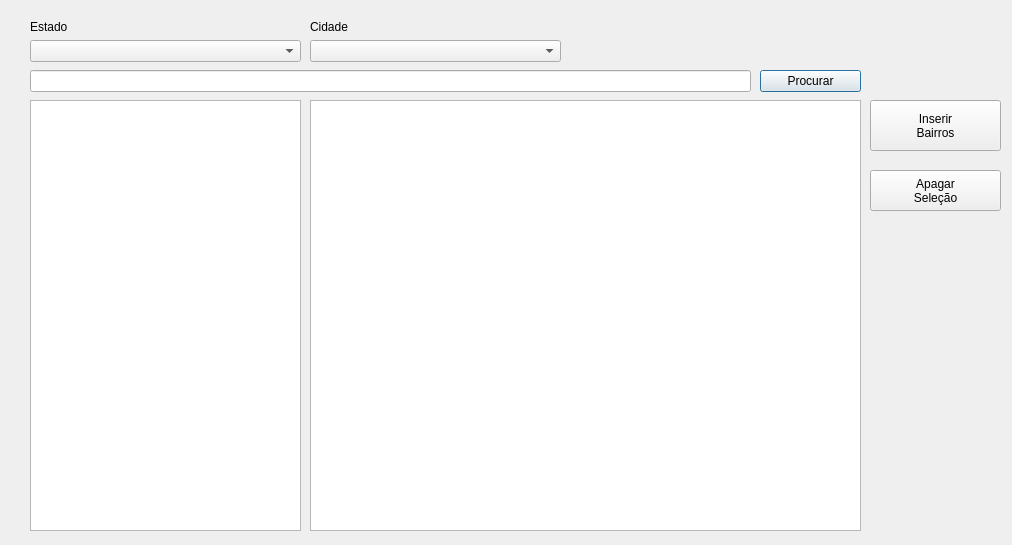
<?xml version="1.0" encoding="UTF-8"?>
<ui version="4.0">
 <class>Entrega</class>
 <widget class="QDialog" name="Entrega">
  <property name="geometry">
   <rect>
    <x>0</x>
    <y>0</y>
    <width>1012</width>
    <height>545</height>
   </rect>
  </property>
  <property name="windowTitle">
   <string>Definir Área de Entrega</string>
  </property>
  <widget class="QComboBox" name="comboBox_estados">
   <property name="geometry">
    <rect>
     <x>30</x>
     <y>40</y>
     <width>271</width>
     <height>22</height>
    </rect>
   </property>
  </widget>
  <widget class="QLabel" name="label_14">
   <property name="geometry">
    <rect>
     <x>310</x>
     <y>20</y>
     <width>59</width>
     <height>14</height>
    </rect>
   </property>
   <property name="text">
    <string>Cidade</string>
   </property>
  </widget>
  <widget class="QComboBox" name="comboBox_cidade">
   <property name="geometry">
    <rect>
     <x>310</x>
     <y>40</y>
     <width>251</width>
     <height>22</height>
    </rect>
   </property>
  </widget>
  <widget class="QLineEdit" name="lineEdit_procurabairro">
   <property name="geometry">
    <rect>
     <x>30</x>
     <y>70</y>
     <width>721</width>
     <height>22</height>
    </rect>
   </property>
   <property name="toolTip">
    <string>&lt;html&gt;&lt;head/&gt;&lt;body&gt;&lt;p&gt;Entre com bairro ou rua&lt;/p&gt;&lt;/body&gt;&lt;/html&gt;</string>
   </property>
   <property name="clearButtonEnabled">
    <bool>true</bool>
   </property>
  </widget>
  <widget class="QTableView" name="tableView_bairros">
   <property name="geometry">
    <rect>
     <x>30</x>
     <y>100</y>
     <width>271</width>
     <height>431</height>
    </rect>
   </property>
  </widget>
  <widget class="QPushButton" name="pushButton_procurar">
   <property name="geometry">
    <rect>
     <x>760</x>
     <y>70</y>
     <width>101</width>
     <height>22</height>
    </rect>
   </property>
   <property name="text">
    <string>Procurar</string>
   </property>
  </widget>
  <widget class="QLabel" name="label_15">
   <property name="geometry">
    <rect>
     <x>30</x>
     <y>20</y>
     <width>59</width>
     <height>14</height>
    </rect>
   </property>
   <property name="text">
    <string>Estado</string>
   </property>
  </widget>
  <widget class="QPushButton" name="pushButton_apagar">
   <property name="geometry">
    <rect>
     <x>870</x>
     <y>170</y>
     <width>131</width>
     <height>41</height>
    </rect>
   </property>
   <property name="text">
    <string>Apagar
Seleção</string>
   </property>
  </widget>
  <widget class="QTableView" name="tableView_entrega">
   <property name="geometry">
    <rect>
     <x>310</x>
     <y>100</y>
     <width>551</width>
     <height>431</height>
    </rect>
   </property>
  </widget>
  <widget class="QPushButton" name="pushButton_inserirbairros">
   <property name="geometry">
    <rect>
     <x>870</x>
     <y>100</y>
     <width>131</width>
     <height>51</height>
    </rect>
   </property>
   <property name="text">
    <string>Inserir
Bairros</string>
   </property>
  </widget>
 </widget>
 <resources/>
 <connections/>
</ui>
